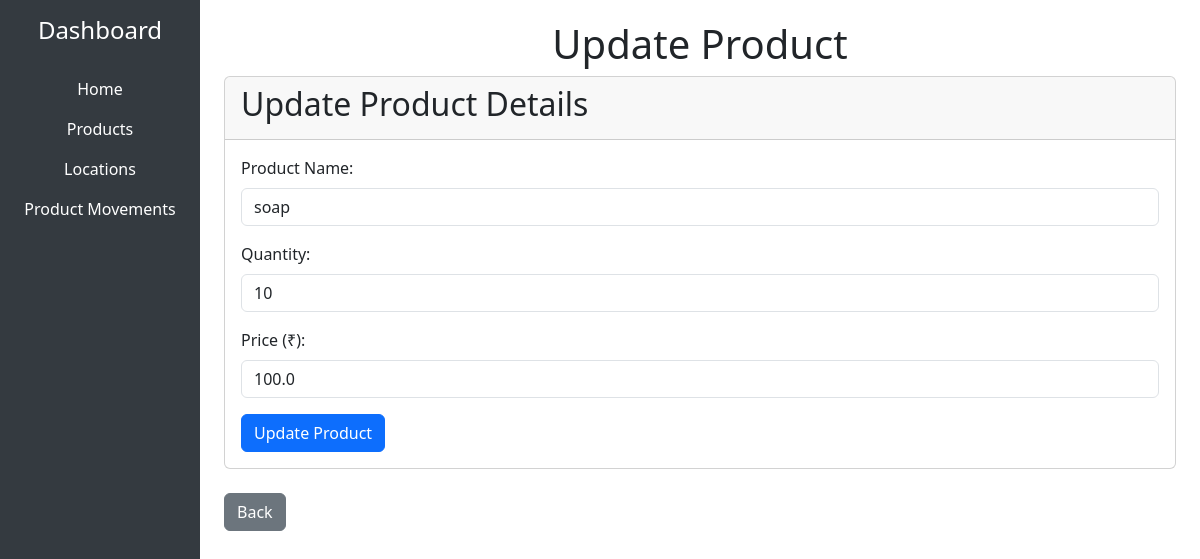
Page /update_product/1 on the committed database.
### tables this page shows
CREATE TABLE products (
            product_id INTEGER PRIMARY KEY AUTOINCREMENT,
            product_name TEXT NOT NULL,
            quantity INTEGER NOT NULL,
            price REAL NOT NULL
        );

### app.py (the view, shortened to what this page needs)
@app.route('/update_product/<int:product_id>', methods=['GET', 'POST'])
def update_product_route(product_id):
    conn = sqlite3.connect(r"C:\\Users\\Saran\\Desktop\\IMA\\database.db")
    cursor = conn.cursor()
    cursor.execute('SELECT * FROM products WHERE product_id = ?', (product_id,))
    product = cursor.fetchone()
    conn.close()
    return render_template('update_product.html', product=product)

### templates/update_product.html
{% extends 'base.html' %}
{% block content %}
    <h1 class="text-center">Update Product</h1>
    <div class="card">
        <div class="card-header">
            <h2>Update Product Details</h2>
        </div>
        <div class="card-body">
            <form method="POST">
                <div class="mb-3">
                    <label for="product_name" class="form-label">Product Name:</label>
                    <input type="text" id="product_name" name="product_name" class="form-control" value="{{ product[1] }}" required>
                </div>
                <div class="mb-3">
                    <label for="quantity" class="form-label">Quantity:</label>
                    <input type="number" id="quantity" name="quantity" class="form-control" value="{{ product[2] }}" required>
                </div>
                <div class="mb-3">
                    <label for="price" class="form-label">Price (₹):</label>
                    <input type="number" id="price" name="price" class="form-control" step="0.01" value="{{ product[3] }}" required>
                </div>
                <button type="submit" class="btn btn-primary">Update Product</button>
            </form>
        </div>
    </div>
    <div class="mt-4">
        <a href="{{ url_for('product') }}" class="btn btn-secondary">Back</a>
    </div>
{% endblock %}

### rows in the picture
products: product_name "soap", quantity "10", price "100.0"
